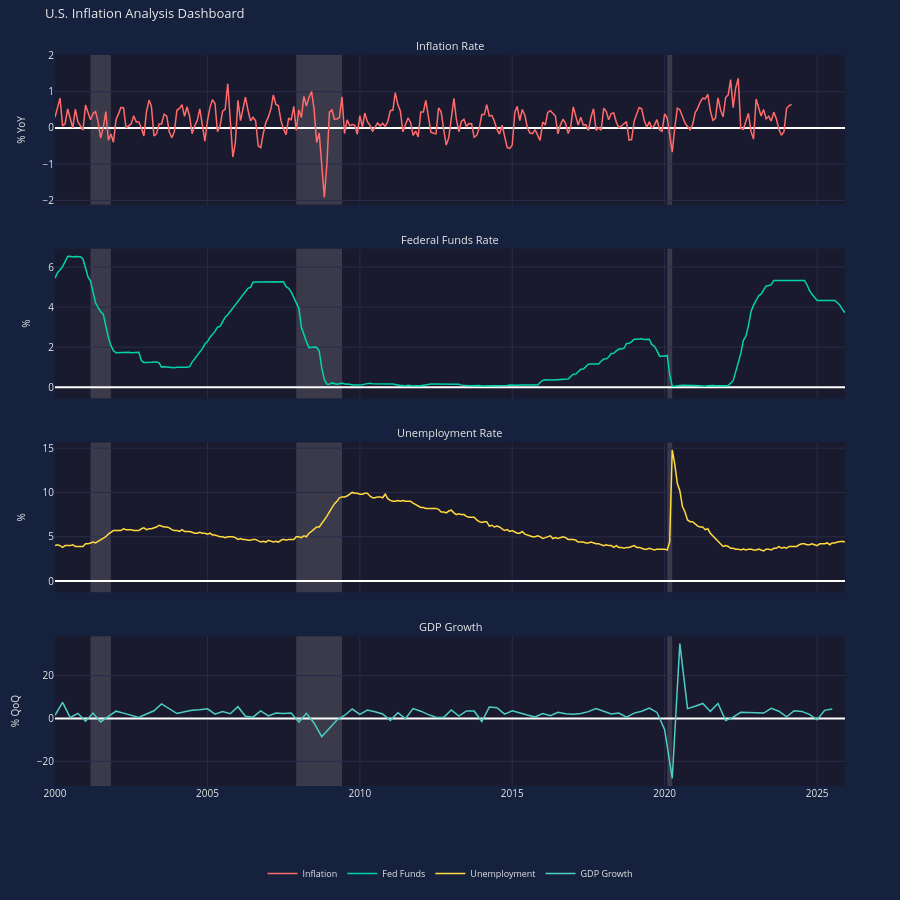

Notebook source saved alongside this figure:
### Markdown cell above
---
## Step 8: Customize the Appearance

Let's polish our dashboard with:
- An overall title
- Custom recession shading color
- Adjusted spacing

### Code cell
# Final polished dashboard
board = EconBoard(
    inflation_chart,
    fed_chart,
    unemployment_chart,
    gdp_chart,
    title='U.S. Inflation Analysis Dashboard',
    height=900,
    spacing=0.06,
    legend='bottom',
    legend_orientation='horizontal',
    recession_color='gray',
    recession_opacity=0.2,
    crosshair=True,
    crosshair_color='white',
)
board.show()

### Figure 1 — Plotly figure (JSON) as saved in the notebook; plotly's stock layout.template omitted (floating-point values rounded to 4 significant figures; data arrays with more than 128 entries replaced by an {"elided": "..."} marker saying what was removed)
{"data": [{"line": {"color": "#ff6b6b", "width": 1.5}, "name": "Inflation", "showlegend": true, "type": "scatter", "visible": true, "x": {"elided": "291 str values"}, "xaxis": "x4", "y": {"elided": "291 float values"}, "yaxis": "y"}, {"line": {"color": "#00d4aa", "width": 1.5}, "name": "Fed Funds", "showlegend": true, "type": "scatter", "visible": true, "x": {"elided": "312 str values"}, "xaxis": "x4", "y": {"elided": "312 float values"}, "yaxis": "y2"}, {"line": {"color": "#ffd93d", "width": 1.5}, "name": "Unemployment", "showlegend": true, "type": "scatter", "visible": true, "x": {"elided": "311 str values"}, "xaxis": "x4", "y": {"elided": "311 float values"}, "yaxis": "y3"}, {"line": {"color": "#4ecdc4", "width": 1.5}, "name": "GDP Growth", "showlegend": true, "type": "scatter", "visible": true, "x": ["2000-01-01T00:00:00", "2000-04-01T00:00:00", "2000-07-01T00:00:00", "2000-10-01T00:00:00", "2001-01-01T00:00:00", "2001-04-01T00:00:00", "2001-07-01T00:00:00", "2001-10-01T00:00:00", "2002-01-01T00:00:00", "2002-04-01T00:00:00", "2002-07-01T00:00:00", "2002-10-01T00:00:00", "2003-01-01T00:00:00", "2003-04-01T00:00:00", "2003-07-01T00:00:00", "2003-10-01T00:00:00", "2004-01-01T00:00:00", "2004-04-01T00:00:00", "2004-07-01T00:00:00", "2004-10-01T00:00:00", "2005-01-01T00:00:00", "2005-04-01T00:00:00", "2005-07-01T00:00:00", "2005-10-01T00:00:00", "2006-01-01T00:00:00", "2006-04-01T00:00:00", "2006-07-01T00:00:00", "2006-10-01T00:00:00", "2007-01-01T00:00:00", "2007-04-01T00:00:00", "2007-07-01T00:00:00", "2007-10-01T00:00:00", "2008-01-01T00:00:00", "2008-04-01T00:00:00", "2008-07-01T00:00:00", "2008-10-01T00:00:00", "2009-01-01T00:00:00", "2009-04-01T00:00:00", "2009-07-01T00:00:00", "2009-10-01T00:00:00", "2010-01-01T00:00:00", "2010-04-01T00:00:00", "2010-07-01T00:00:00", "2010-10-01T00:00:00", "2011-01-01T00:00:00", "2011-04-01T00:00:00", "2011-07-01T00:00:00", "2011-10-01T00:00:00", "2012-01-01T00:00:00", "2012-04-01T00:00:00", "2012-07-01T00:00:00", "2012-10-01T00:00:00", "2013-01-01T00:00:00", "2013-04-01T00:00:00", "2013-07-01T00:00:00", "2013-10-01T00:00:00", "2014-01-01T00:00:00", "2014-04-01T00:00:00", "2014-07-01T00:00:00", "2014-10-01T00:00:00", "2015-01-01T00:00:00", "2015-04-01T00:00:00", "2015-07-01T00:00:00", "2015-10-01T00:00:00", "2016-01-01T00:00:00", "2016-04-01T00:00:00", "2016-07-01T00:00:00", "2016-10-01T00:00:00", "2017-01-01T00:00:00", "2017-04-01T00:00:00", "2017-07-01T00:00:00", "2017-10-01T00:00:00", "2018-01-01T00:00:00", "2018-04-01T00:00:00", "2018-07-01T00:00:00", "2018-10-01T00:00:00", "2019-01-01T00:00:00", "2019-04-01T00:00:00", "2019-07-01T00:00:00", "2019-10-01T00:00:00", "2020-01-01T00:00:00", "2020-04-01T00:00:00", "2020-07-01T00:00:00", "2020-10-01T00:00:00", "2021-01-01T00:00:00", "2021-04-01T00:00:00", "2021-07-01T00:00:00", "2021-10-01T00:00:00", "2022-01-01T00:00:00", "2022-04-01T00:00:00", "2022-07-01T00:00:00", "2022-10-01T00:00:00", "2023-01-01T00:00:00", "2023-04-01T00:00:00", "2023-07-01T00:00:00", "2023-10-01T00:00:00", "2024-01-01T00:00:00", "2024-04-01T00:00:00", "2024-07-01T00:00:00", "2024-10-01T00:00:00", "2025-01-01T00:00:00", "2025-04-01T00:00:00", "2025-07-01T00:00:00"], "xaxis": "x4", "y": [1.5, 7.5, 0.4, 2.4, -1.3, 2.5, -1.6, 1.1, 3.4, 2.5, 1.6, 0.5, 2.1, 3.6, 6.8, 4.7, 2.3, 3.1, 3.8, 4.1, 4.5, 2, 3.2, 2.2, 5.5, 1, 0.6, 3.5, 1.2, 2.5, 2.3, 2.5, -1.7, 2.4, -2.1, -8.5, -4.5, -0.7, 1.4, 4.4, 1.9, 3.9, 3.1, 2.1, -0.9, 2.7, -0.1, 4.6, 3.4, 1.8, 0.6, 0.5, 4, 1.1, 3.5, 3.5, -1.4, 5.3, 5, 2, 3.6, 2.5, 1.6, 0.7, 2.3, 1.3, 2.9, 2.2, 2, 2.3, 3.2, 4.6, 3.3, 2.1, 2.5, 0.6, 2.5, 3.4, 4.8, 2.8, -5.2, -28, 34.9, 4.6, 5.7, 7, 3.3, 7, -1, 0.6, 2.9, 2.8, 2.9, 2.5, 4.7, 3.4, 0.8, 3.6, 3.3, 1.9, -0.6, 3.8, 4.4], "yaxis": "y4"}, {"hoverinfo": "skip", "marker": {"opacity": 0}, "mode": "markers", "showlegend": false, "type": "scatter", "x": ["2000-01-01T00:00:00", "2025-12-01T00:00:00"], "xaxis": "x4", "y": [0, 0], "yaxis": "y"}, {"hoverinfo": "skip", "marker": {"opacity": 0}, "mode": "markers", "showlegend": false, "type": "scatter", "x": ["2000-01-01T00:00:00", "2025-12-01T00:00:00"], "xaxis": "x4", "y": [0, 0], "yaxis": "y2"}, {"hoverinfo": "skip", "marker": {"opacity": 0}, "mode": "markers", "showlegend": false, "type": "scatter", "x": ["2000-01-01T00:00:00", "2025-12-01T00:00:00"], "xaxis": "x4", "y": [0, 0], "yaxis": "y3"}], "layout": {"annotations": [{"font": {"color": "#e8e8e8", "size": 11}, "showarrow": false, "text": "Inflation Rate", "x": 0.5, "xanchor": "center", "xref": "paper", "y": 1, "yanchor": "bottom", "yref": "paper"}, {"font": {"color": "#e8e8e8", "size": 11}, "showarrow": false, "text": "Federal Funds Rate", "x": 0.5, "xanchor": "center", "xref": "paper", "y": 0.735, "yanchor": "bottom", "yref": "paper"}, {"font": {"color": "#e8e8e8", "size": 11}, "showarrow": false, "text": "Unemployment Rate", "x": 0.5, "xanchor": "center", "xref": "paper", "y": 0.47, "yanchor": "bottom", "yref": "paper"}, {"font": {"color": "#e8e8e8", "size": 11}, "showarrow": false, "text": "GDP Growth", "x": 0.5, "xanchor": "center", "xref": "paper", "y": 0.205, "yanchor": "bottom", "yref": "paper"}], "font": {"color": "#e8e8e8", "size": 10}, "height": 900, "hoverlabel": {"bgcolor": "#16213e", "font": {"color": "#e8e8e8", "size": 11}}, "hovermode": "x unified", "legend": {"bgcolor": "rgba(0,0,0,0)", "font": {"color": "#e8e8e8", "size": 9}, "orientation": "h", "x": 0.5, "xanchor": "center", "y": -0.1, "yanchor": "top"}, "margin": {"b": 35, "l": 55, "r": 55, "t": 55}, "paper_bgcolor": "#16213e", "plot_bgcolor": "#1a1a2e", "shapes": [{"line": {"color": "rgba(255, 255, 255, 0.3)", "dash": "dash", "width": 1}, "type": "line", "x0": 0, "x1": 1, "xref": "x4", "y0": 2, "y1": 2, "yref": "y"}, {"line": {"color": "rgba(255, 255, 255, 0.3)", "dash": "dash", "width": 1}, "type": "line", "x0": 0, "x1": 1, "xref": "x4", "y0": 0, "y1": 0, "yref": "y4"}, {"fillcolor": "#b8b8b8", "layer": "below", "line": {"width": 0}, "opacity": 0.2, "type": "rect", "x0": "2001-03-01T00:00:00", "x1": "2001-11-01T00:00:00", "xref": "x4", "y0": 0, "y1": 1, "yref": "y domain"}, {"fillcolor": "#b8b8b8", "layer": "below", "line": {"width": 0}, "opacity": 0.2, "type": "rect", "x0": "2001-03-01T00:00:00", "x1": "2001-11-01T00:00:00", "xref": "x4", "y0": 0, "y1": 1, "yref": "y2 domain"}, {"fillcolor": "#b8b8b8", "layer": "below", "line": {"width": 0}, "opacity": 0.2, "type": "rect", "x0": "2001-03-01T00:00:00", "x1": "2001-11-01T00:00:00", "xref": "x4", "y0": 0, "y1": 1, "yref": "y3 domain"}, {"fillcolor": "#b8b8b8", "layer": "below", "line": {"width": 0}, "opacity": 0.2, "type": "rect", "x0": "2001-03-01T00:00:00", "x1": "2001-11-01T00:00:00", "xref": "x4", "y0": 0, "y1": 1, "yref": "y4 domain"}, {"fillcolor": "#b8b8b8", "layer": "below", "line": {"width": 0}, "opacity": 0.2, "type": "rect", "x0": "2007-12-01T00:00:00", "x1": "2009-06-01T00:00:00", "xref": "x4", "y0": 0, "y1": 1, "yref": "y domain"}, {"fillcolor": "#b8b8b8", "layer": "below", "line": {"width": 0}, "opacity": 0.2, "type": "rect", "x0": "2007-12-01T00:00:00", "x1": "2009-06-01T00:00:00", "xref": "x4", "y0": 0, "y1": 1, "yref": "y2 domain"}, {"fillcolor": "#b8b8b8", "layer": "below", "line": {"width": 0}, "opacity": 0.2, "type": "rect", "x0": "2007-12-01T00:00:00", "x1": "2009-06-01T00:00:00", "xref": "x4", "y0": 0, "y1": 1, "yref": "y3 domain"}, {"fillcolor": "#b8b8b8", "layer": "below", "line": {"width": 0}, "opacity": 0.2, "type": "rect", "x0": "2007-12-01T00:00:00", "x1": "2009-06-01T00:00:00", "xref": "x4", "y0": 0, "y1": 1, "yref": "y4 domain"}, {"fillcolor": "#b8b8b8", "layer": "below", "line": {"width": 0}, "opacity": 0.2, "type": "rect", "x0": "2020-02-01T00:00:00", "x1": "2020-04-01T00:00:00", "xref": "x4", "y0": 0, "y1": 1, "yref": "y domain"}, {"fillcolor": "#b8b8b8", "layer": "below", "line": {"width": 0}, "opacity": 0.2, "type": "rect", "x0": "2020-02-01T00:00:00", "x1": "2020-04-01T00:00:00", "xref": "x4", "y0": 0, "y1": 1, "yref": "y2 domain"}, {"fillcolor": "#b8b8b8", "layer": "below", "line": {"width": 0}, "opacity": 0.2, "type": "rect", "x0": "2020-02-01T00:00:00", "x1": "2020-04-01T00:00:00", "xref": "x4", "y0": 0, "y1": 1, "yref": "y3 domain"}, {"fillcolor": "#b8b8b8", "layer": "below", "line": {"width": 0}, "opacity": 0.2, "type": "rect", "x0": "2020-02-01T00:00:00", "x1": "2020-04-01T00:00:00", "xref": "x4", "y0": 0, "y1": 1, "yref": "y4 domain"}], "title": {"font": {"color": "#e8e8e8", "size": 13}, "text": "U.S. Inflation Analysis Dashboard", "y": 0.99, "yanchor": "top"}, "xaxis": {"anchor": "y", "domain": [0, 1], "gridcolor": "#2a2a4a", "matches": "x4", "range": ["2000-01-01T00:00:00", "2025-12-01T00:00:00"], "showspikes": true, "showticklabels": false, "spikecolor": "#ffffff", "spikedash": "dot", "spikemode": "across", "spikesnap": "cursor", "spikethickness": 1}, "xaxis2": {"anchor": "y2", "domain": [0, 1], "gridcolor": "#2a2a4a", "matches": "x4", "range": ["2000-01-01T00:00:00", "2025-12-01T00:00:00"], "showspikes": true, "showticklabels": false, "spikecolor": "#ffffff", "spikedash": "dot", "spikemode": "across", "spikesnap": "cursor", "spikethickness": 1}, "xaxis3": {"anchor": "y3", "domain": [0, 1], "gridcolor": "#2a2a4a", "matches": "x4", "range": ["2000-01-01T00:00:00", "2025-12-01T00:00:00"], "showspikes": true, "showticklabels": false, "spikecolor": "#ffffff", "spikedash": "dot", "spikemode": "across", "spikesnap": "cursor", "spikethickness": 1}, "xaxis4": {"anchor": "y4", "domain": [0, 1], "gridcolor": "#2a2a4a", "range": ["2000-01-01T00:00:00", "2025-12-01T00:00:00"], "showspikes": true, "spikecolor": "#ffffff", "spikedash": "dot", "spikemode": "across", "spikesnap": "cursor", "spikethickness": 1}, "yaxis": {"anchor": "x", "domain": [0.795, 1], "gridcolor": "#2a2a4a", "title": {"font": {"color": "#e8e8e8", "size": 10}, "text": "% YoY"}, "type": "linear"}, "yaxis2": {"anchor": "x2", "domain": [0.53, 0.735], "gridcolor": "#2a2a4a", "title": {"font": {"color": "#e8e8e8", "size": 10}, "text": "%"}, "type": "linear"}, "yaxis3": {"anchor": "x3", "domain": [0.265, 0.47], "gridcolor": "#2a2a4a", "title": {"font": {"color": "#e8e8e8", "size": 10}, "text": "%"}, "type": "linear"}, "yaxis4": {"anchor": "x4", "domain": [0, 0.205], "gridcolor": "#2a2a4a", "title": {"font": {"color": "#e8e8e8", "size": 10}, "text": "% QoQ"}, "type": "linear"}}}
